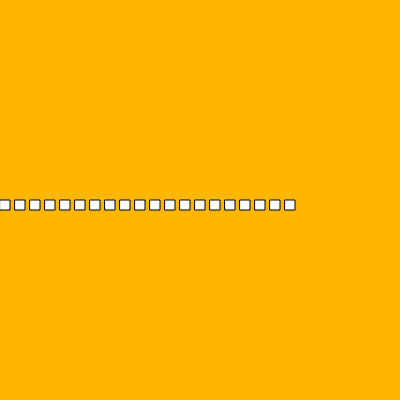
Frame 1 (no input)
Frame 60 (no input): identical to frame 1, image omitted
Frame 120 (the mouse pressed at the canvas centre since frame 60): identical to frame 1, image omitted

The p5.js sketch that drew this single still picture (run headless with seeded random() and noise() and a simulated clock; from frame 60 on, the mouse is pressed at the canvas centre):

// p5.js sketch
// ── sketch.js
///* // iteration - stap 1

function setup() {
	createCanvas(400, 400);
}

function draw() {
	background(255, 182, 0);
	for (let i = 0; i < 20; i++) {
		rect(i * 15, 200, 10, 10);
	}
}

//*/
